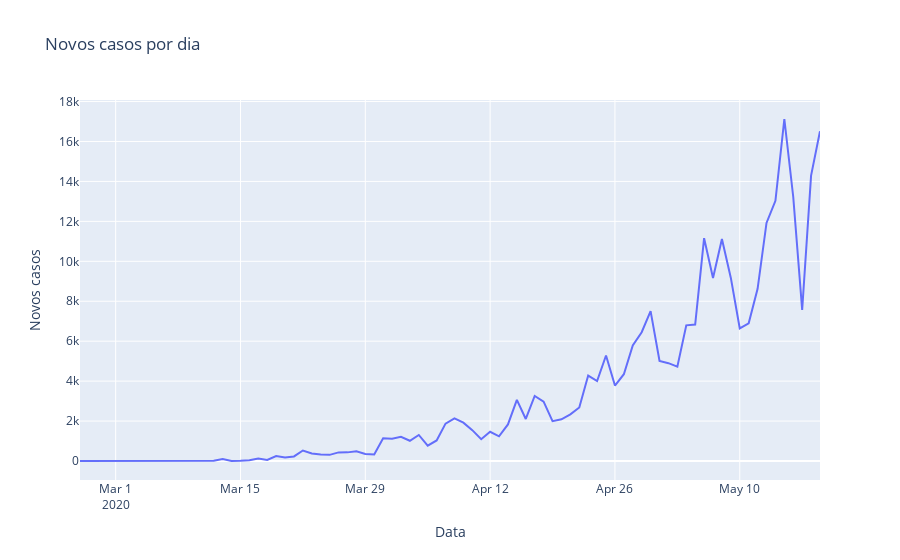

Write notebook code for a chart like this one.
### Code cell
# Visualizando
px.line(brasil, x='observationdate', y='novoscasos', title='Novos casos por dia',
       labels={'observationdate': 'Data', 'novoscasos': 'Novos casos'})
